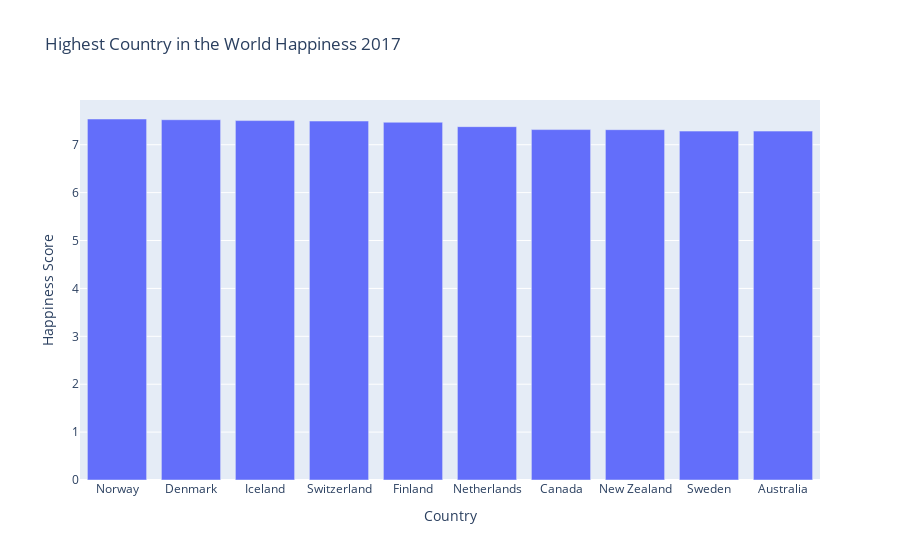

Here is the notebook cell this chart was saved with:
### Code cell
fig = px.bar(World_Happiness17[:10], x='Country', y='Happiness Score', title='Highest Country in the World Happiness 2017 ')
fig.show()

### Figure 1 — Plotly figure (JSON) as saved in the notebook; plotly's stock layout.template omitted (floating-point values rounded to 4 significant figures)
{"data": [{"alignmentgroup": "True", "hovertemplate": "Country=%{x}<br>Happiness Score=%{y}<extra></extra>", "legendgroup": "", "marker": {"color": "#636efa", "pattern": {"shape": ""}}, "name": "", "offsetgroup": "", "orientation": "v", "showlegend": false, "textposition": "auto", "type": "bar", "x": ["Norway", "Denmark", "Iceland", "Switzerland", "Finland", "Netherlands", "Canada", "New Zealand", "Sweden", "Australia"], "xaxis": "x", "y": [7.537, 7.522, 7.504, 7.494, 7.469, 7.377, 7.316, 7.314, 7.284, 7.284], "yaxis": "y"}], "layout": {"autosize": true, "barmode": "relative", "legend": {"tracegroupgap": 0}, "title": {"text": "Highest Country in the World Happiness 2017 "}, "xaxis": {"anchor": "y", "autorange": true, "domain": [0, 1], "range": [-0.5, 9.5], "title": {"text": "Country"}, "type": "category"}, "yaxis": {"anchor": "x", "autorange": true, "domain": [0, 1], "range": [0, 7.934], "title": {"text": "Happiness Score"}, "type": "linear"}}}
